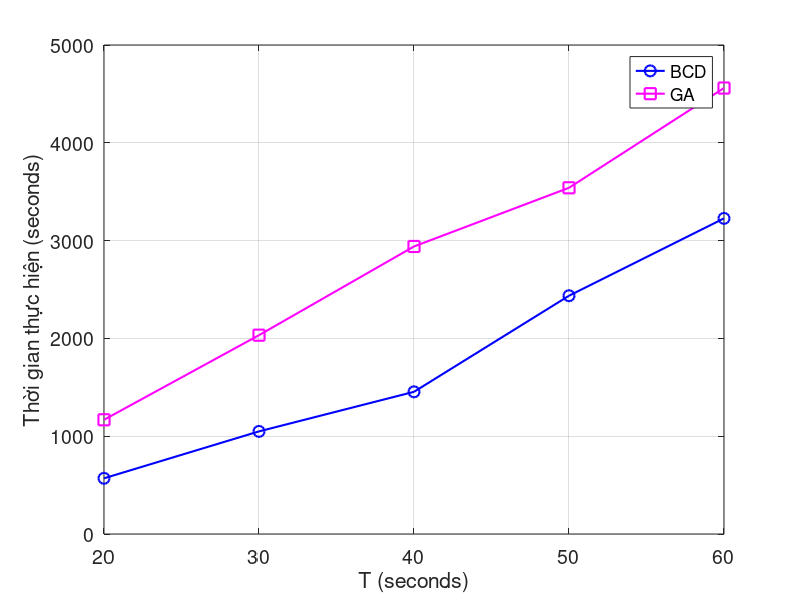

Reproduce this figure in MATLAB.
x = [20 30 40 50 60];
% y1 = [646.818453 810.2494728 1112.2968168 1546.6796928 1714.9827885];
y1 = [569.516310 1049.223954 1453.799259 2436.260524 3227.124574];
% y2 = [359.343585 761.6494728 617.942676 859.266496];
% y2 = [1230 1560 1800 2040 2340];
y2 = [1168 2033 2940 3540 4560];
figure(1)
hold on
plot(x, y1,'bo-','MarkerSize',8,'LineWidth',1.5);
hold on
plot(x, y2,'ms-','MarkerSize',8,'LineWidth',1.5);

xlabel('T (seconds)');
% ylabel('Running time (seconds)');
ylabel('Thời gian thực hiện (seconds)');
legend('BCD','GA');
grid on
box on
set(gca,'FontSize',14)